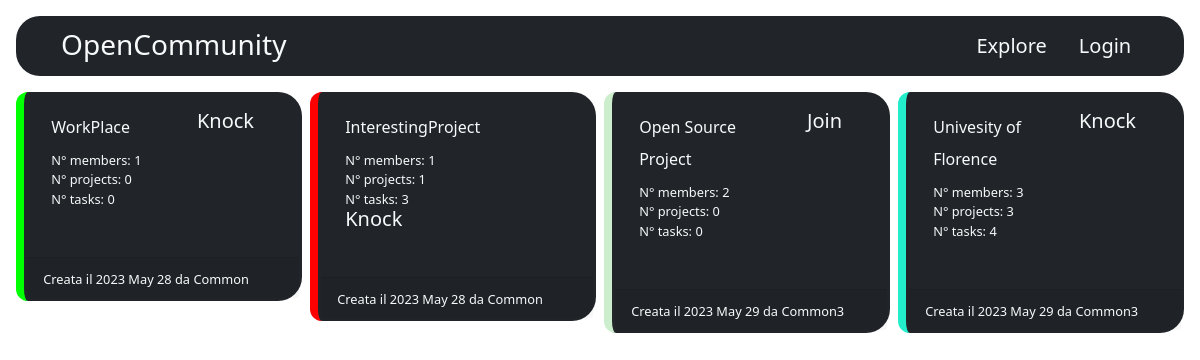
/explore/, run on the app's committed database.
### TaskKit/tasks/models/community.py (models this page shows, shortened)
class Community(models.Model):
    name = models.CharField(max_length=100)
    members = models.ManyToManyField(User, related_name='communities')
    color = models.CharField(max_length=8)
    is_open = models.BooleanField(default=0)
    is_public = models.BooleanField(default=0)
    creation_date = models.DateTimeField(auto_now_add=True)
    founder_user = models.ForeignKey(User, on_delete=models.CASCADE, related_name='founded_communities')
    @property
    def number_of_members(self):
        return self.members.count()
    @property
    def number_of_projects(self):
        return self.projects.all().count()
    @property
    def number_of_tasks(self):
        return self.projects.values_list('tasks', flat=1).count()

### TaskKit/views.py (the view)
# urls.py: path('explore/', views.page_explore, name='explore'),
def page_explore(request):
    from django.db.models import Q
    if not request.user.is_authenticated:
        communities = Community.objects \
            .filter(is_public=1)
    else:
        communities = Community.objects \
            .filter(is_public=1)
        communities.union(Community.objects \
                          .filter(members__in=[request.user]))
    return render(request, 'pages/explore.html', {'communities': communities})

### TaskKit/tasks/templatetags/filters.py (called while the page is built)
@register.filter
def is_member_of_community(user, community):
    return user in community.members.all()

### templates/pages/explore.html (shortened to what this page needs)
{% extends 'main/layout.html' %}
{% block content %}
 <div class="container-fluid m-0 g-3 align-items-center justify-content-center w-100">
     <div class="row row-cols-2 row-cols-lg-4 g-2">
        {% for community in communities %}
            <div class="col">
                {% include 'community/community.html' with community=community redirect="explore"%}
            </div>
        {% endfor %}
     </div>
</div>
{% endblock %}

### templates/main/layout.html (shortened to what this page needs)
{% load static %}
{% load bootstrap4 %}
<!DOCTYPE html>
<html>
    <head>
        <link rel="stylesheet" type="text/css" href="{% static 'style/app_style.css' %}">
        <link href="https://cdn.jsdelivr.net/npm/bootstrap@5.0.2/dist/css/bootstrap.min.css" rel="stylesheet">
        <link rel="stylesheet" type="text/css" href="{% static 'assets/fontawesome/css/fontawesome.css' %}">
        <link rel="stylesheet" type="text/css" href="{% static 'assets/fontawesome/css/brands.css' %}">
        <link rel="stylesheet" type="text/css" href="{% static 'assets/fontawesome/css/solid.css' %}">
    </head>
    <body>
        <header>
            {% include 'main/app_bar.html' %}
        </header>
        <main>
            {% block content %}{% endblock %}
        </main>
     </body>
</html>

### templates/main/app_bar.html (shortened to what this page needs)
{% load static %}
<link rel="stylesheet" type="text/css"
      href="{% static 'style/main/app_bar.css' %}"
>
<nav class="navbar navbar-dark bg-dark">
    <h3>
        <i class="fa-solid fa-people-group"></i>
        OpenCommunity
    </h3>
    <h5>
        <a href="http://127.0.0.1:8000/explore/">
        <i class="fa-solid fa-compass mr-2"></i>
            Explore
        </a>
    </h5>
    <h5 class="ml-3">
    {% if user.is_authenticated %}
        <a href="http://127.0.0.1:8000/account/">
            Account
            <i class="fa-solid fa-user mx-2"></i>
        </a>
    {% else %}
        <a href="#loginModal" class=""
           data-bs-toggle="modal"
           data-bs-target="#loginModal">
            Login
            <i class="fa-solid fa-sign-in mx-2"></i>
        </a>
    {% endif %}
    </h5>
</nav>

### templates/community/community.html (shortened to what this page needs)
{% load static %}
{% load filters %}
<link rel="stylesheet" type="text/css"
      href="{% static 'style/community/community.css' %}"
>
<div class="community card bg-dark text-light"
    style="border-color: #{{ community.color }}">
    <div class="card-body">
        <div class="container">
            <div class="row">
                <div class="col">
                    <h6 class="card-title pb-2">{{ community.name }}</h6>
                    <p class="card-text">N° members: {{ community.number_of_members }}</p>
                    <p class="card-text">N° projects: {{ community.number_of_projects }}</p>
                    <p class="card-text">N° tasks: {{ community.number_of_tasks }}</p>
                </div>
                <div class="col-auto">
                    {% if community.is_open and not request.user|is_member_of_community:community %}
                         <h5>
                            <a href="">
                                Join
                                <i class="fa-regular fa-hand-point-up mr-2"></i>
                            </a>
                        </h5>
                    {% endif %}
                    {% if not community.is_open and not request.user|is_member_of_community:community%}
                        <h5>
                            <a href="">
                                Knock
                                <i class="fa-solid fa-hand-back-fist mr-2"></i>
                            </a>
                        </h5>
                    {% endif %}
                </div>
            </div>
        </div>
    </div>
    <div class="card-footer">
        <small class="card-text">
            Creata il {{ community.creation_date|date:"Y M d" }}
                da {{ community.founder_user }}
            </small>
    </div>
</div>

### static/style/app_style.css (style rules this page uses)
:root { --app-default-bg:#00eeaa; --app-default-text:#FFFFFF; }
html { font-family: "Arial Nova" }
body { height: 100vh; width: 100vw; overflow: hidden; background: var(--app-default-bg); }
.h1, .h2, .h3, .h4, .h5, .h6, h1, h2, h3, h4, h5, h6 { line-height: 1rem !important; margin: 0 !important; }
header { padding: 1rem; }
a { text-decoration: none !important; color: inherit !important; }

### static/style/main/app_bar.css (style rules this page uses)
nav.navbar { --bg-color:#ee5566; border-radius: 1.5rem 1.5rem; padding: 1rem; gap: 2rem; display: flex; flex-direction: row; align-items: center; justify-content: start; max-width: 100%; color: var(--bs-light); }

### static/style/community/community.css (style rules this page uses)
.community { border-radius: 1.5rem 1.5rem; border-end-start-radius: .75rem; border-start-start-radius: .75rem; border: 0 black; border-left: .5rem solid; padding: .2rem; gap: 2rem; display: flex; }
.community .card-text { margin:0 !important; font-size: .8rem; }
.community .card-title { line-height: 2rem !important; }

### data on the page
Community: name "WorkPlace", number_of_members "1", number_of_projects "0", number_of_tasks "0", is_open "Knock", creation_date "2023 May 28", founder_user "Common"
Community: name "InterestingProject", number_of_members "1", number_of_projects "1", number_of_tasks "3", is_open "Knock", creation_date "2023 May 28", founder_user "Common"
Community: name "Open Source Project", number_of_members "2", number_of_projects "0", number_of_tasks "0", is_open "Join", creation_date "2023 May 29", founder_user "Common3"
Community: name "Univesity of Florence", number_of_members "3", number_of_projects "3", number_of_tasks "4", is_open "Knock", creation_date "2023 May 29", founder_user "Common3"
